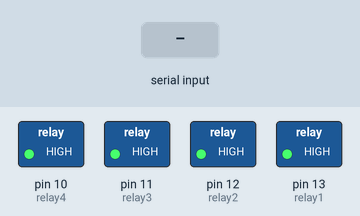
The sketch below on a simulated Arduino Uno, built with avr-gcc and run on an emulated ATmega328P. On the bench: switched loads named in the sketch (green lamp = pin HIGH). The inputs (shaded band) are chosen by the test bench.

Above: at 1.2 s.
1.3 s: "a" received over Serial
At 2.5 s:
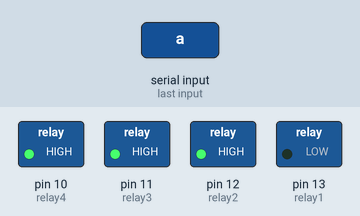
2.8 s: "b" received over Serial
At 3.9 s:
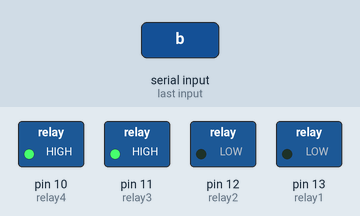
4.3 s: "A" received over Serial
At 5.0 s:
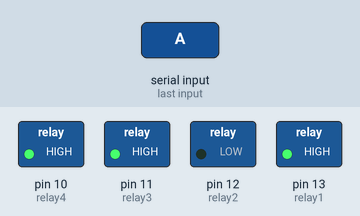
5.8 s: "c" received over Serial
At 6.2 s:
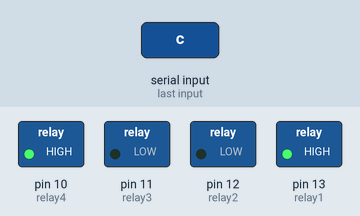
7.3 s: "B" received over Serial
At 8.5 s:
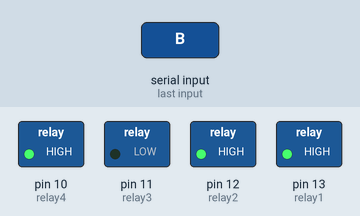
8.8 s: "d" received over Serial
At 9.7 s:
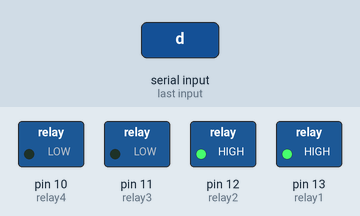
Timing chart, 0 to 11.3 s (numbered marks = the images above; inputs shaded):
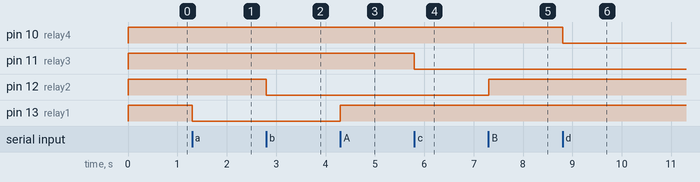

Measured:
- after the input at 1.3 s, pin 13 (relay1): HIGH → LOW at once
- after the input at 2.8 s, pin 12 (relay2): HIGH → LOW at once
- after the input at 4.3 s, pin 13 (relay1): LOW → HIGH at once
- after the input at 5.8 s, pin 11 (relay3): HIGH → LOW at once
- after the input at 7.3 s, pin 12 (relay2): LOW → HIGH at once
- after the input at 8.8 s, pin 10 (relay4): HIGH → LOW at once

The sketch:

sketch_dec06b.ino
```cpp
const int relay1 = 13;
const int relay2 = 12;
const int relay3 = 11;
const int relay4 = 10;
int incomingByte;

void setup() {
  // initialize serial communication:
  Serial.begin(9600);
  // initialize the LED pin as an output:
  pinMode(relay1, OUTPUT);
  pinMode(relay2, OUTPUT);
  pinMode(relay3, OUTPUT);
  pinMode(relay4, OUTPUT);
  digitalWrite(relay1, HIGH);
  digitalWrite(relay2, HIGH);
  digitalWrite(relay3, HIGH);
  digitalWrite(relay4, HIGH);
}

void loop() {
  // see if there's incoming serial data:
  if (Serial.available() > 0) {
    // read the oldest byte in the serial buffer:
    incomingByte = Serial.read();

    if (incomingByte == 'A') {
      digitalWrite(relay1, HIGH);
    }
    if (incomingByte == 'a') {
      digitalWrite(relay1, LOW);
    }
    if (incomingByte == 'B') {
      digitalWrite(relay2, HIGH);
    }
    if (incomingByte == 'b') {
      digitalWrite(relay2, LOW);
    }
    if (incomingByte == 'C') {
      digitalWrite(relay3, HIGH);
    }
    if (incomingByte == 'c') {
      digitalWrite(relay3, LOW);
    }
    if (incomingByte == 'D') {
      digitalWrite(relay4, HIGH);
    }
    if (incomingByte == 'd') {
      digitalWrite(relay4, LOW);
    }
  }
}
```
